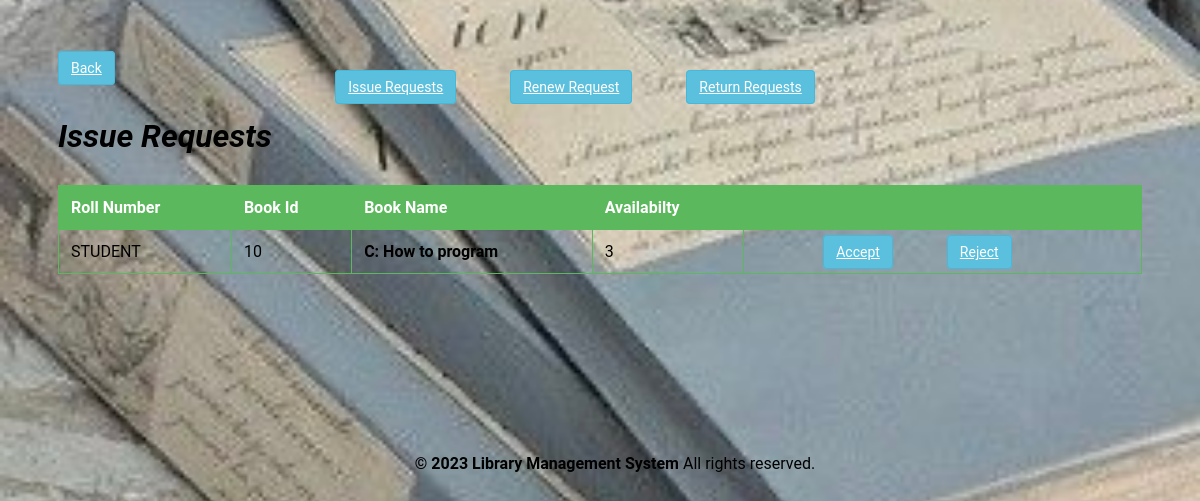
The page /admin/issue_requests.php (signed in) on the database its author committed.
### tables this page shows
CREATE TABLE `record` (
  `RollNo` varchar(50) NOT NULL,
  `BookId` int(10) NOT NULL,
  `Date_of_Issue` date DEFAULT NULL,
  `Due_Date` date DEFAULT NULL,
  `Date_of_Return` date DEFAULT NULL,
  `Dues` int(10) DEFAULT NULL,
  `Renewals_left` int(10) DEFAULT NULL,
  `Time` time DEFAULT NULL
);

CREATE TABLE `book` (
  `BookId` int(10) NOT NULL,
  `Title` varchar(50) DEFAULT NULL,
  `Publisher` varchar(50) DEFAULT NULL,
  `Year` varchar(50) DEFAULT NULL,
  `Availability` int(5) DEFAULT NULL
);

### admin/issue_requests.php (the view, shortened to what this page needs)
<?php
require('dbconn.php');
?>
<?php
if ($_SESSION['RollNo']) {
    ?>
<!DOCTYPE html>
<html lang="en">
    <head>
        <a href="index.php" class="btn btn-secondary">Back</a>
   </head>
    <body>
                    <div class="span9">
                        <center>
                        <a href="issue_requests.php" class="btn btn-info">Issue Requests</a>
                        <a href="renew_requests.php" class="btn btn-info">Renew Request</a>
                        <a href="return_requests.php" class="btn btn-info">Return Requests</a>
                        </center>
                        <h1><i>Issue Requests</i></h1>
                        <table class="table" id = "tables">
                                  <thead>
                                    <tr>
                                      <th>Roll Number</th>
                                      <th>Book Id</th>
                                      <th>Book Name</th>
                                      <th>Availabilty</th>
                                      <th></th>
                                    </tr>
                                  </thead>
                                  <tbody>
                                    <?php
                            $sql="select * from LMS.record,LMS.book where Date_of_Issue is NULL and record.BookId=book.BookId order by Time";
                            $result=$conn->query($sql);
                            while($row=$result->fetch_assoc())
                            {
                                $bookid=$row['BookId'];
                                $rollno=$row['RollNo'];
                                $name=$row['Title'];
                                $avail=$row['Availability'];
                            ?>
                                    <tr>
                                      <td><?php echo strtoupper($rollno) ?></td>
                                      <td><?php echo $bookid ?></td>
                                      <td><b><?php echo $name ?></b></td>
                                      <td><?php echo $avail ?></td>
                                      <td><center>
                                        <?php
                                        if($avail > 0)
                                        {echo "<a href=\"accept.php?id1=".$bookid."&id2=".$rollno."\" class=\"btn btn-success\">Accept</a>";}
                                         ?>
                                        <a href="reject.php?id1=<?php echo $bookid ?>&id2=<?php echo $rollno ?>" class="btn btn-danger">Reject</a>
                                    </center></td>
                                    </tr>
                               <?php } ?>
                               </tbody>
                                </table>
                            </div>
<div class="footer">
            <div class="container">
                <b class="copyright">&copy; 2023 Library Management System </b>All rights reserved.
            </div>
        </div>
    </body>
</html>
<?php }
else {
    echo "<script type='text/javascript'>alert('Access Denied!!!')</script>";
} ?>

### admin/issue_requests.php (style rules this page uses)
body { font-family: 'Roboto', sans-serif; background: url('images/issue.png') no-repeat; background-size: cover; background-position: center; padding:50px; }
.table { width: 100%; border-collapse: collapse; margin-top: 2px; overflow-x: auto; margin-top:30px; padding:50px; }
.table th, .table td { border: 1px solid #5cb85c; padding: 12px; text-align: left; }
.table th { background-color: #5cb85c; color: #fff; }
.btn { padding: 8px 12px; font-size: 14px; cursor: pointer; background-color: #5bc0de; color: #fff; border: 1px solid #46b8da; border-radius: 4px; margin-right:50px; margin-top:50px; }
.container { width: 100%; padding-right: 15px; padding-left: 15px; margin-right: auto; margin-left: auto; }
.footer { text-align: center; padding: 80px; margin-top:100px; }

### rows shown on the page
record: RollNo "STUDENT", BookId.BookId "10", BookId.Title "C: How to program", BookId.Availability "3"
